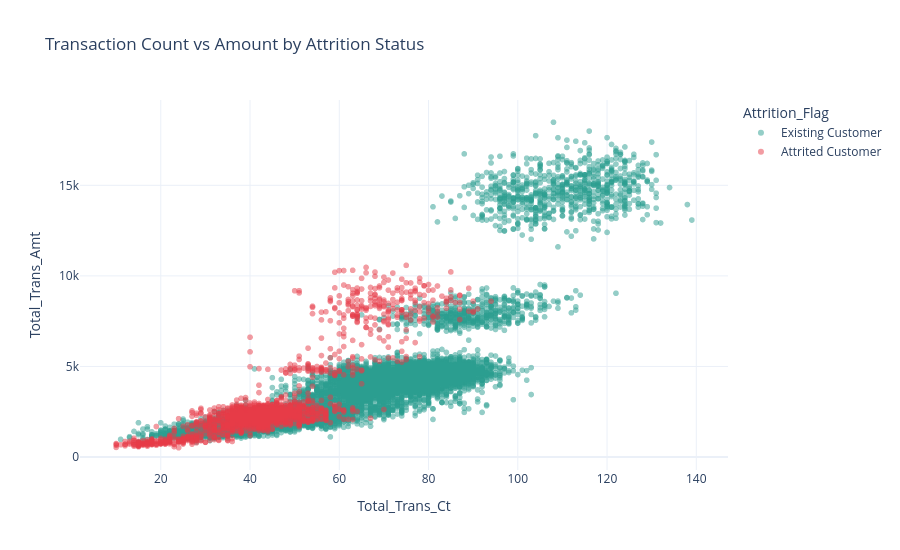
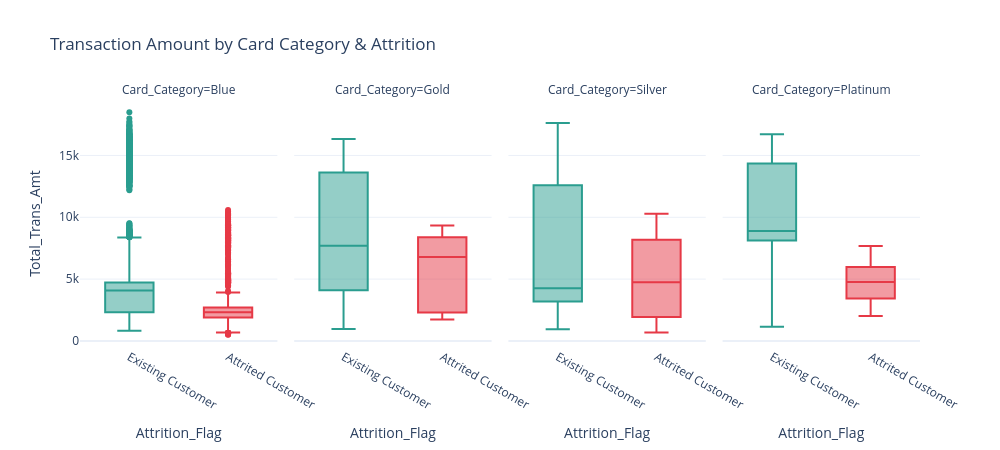

Notebook code cell kept with these figures, in order:
### Code cell
# ── Interactive Exploration (Plotly) ──────────────────────────
fig = px.scatter(df, x="Total_Trans_Ct", y="Total_Trans_Amt",
                 color="Attrition_Flag", opacity=0.5,
                 color_discrete_map=CHURN_PAL,
                 title="Transaction Count vs Amount by Attrition Status",
                 hover_data=["Credit_Limit","Avg_Utilization_Ratio"])
fig.update_layout(template="plotly_white", width=900, height=550)
fig.show()

fig2 = px.box(df, x="Attrition_Flag", y="Total_Trans_Amt", facet_col="Card_Category",
              color="Attrition_Flag", color_discrete_map=CHURN_PAL,
              title="Transaction Amount by Card Category & Attrition")
fig2.update_layout(template="plotly_white", width=1000, height=450, showlegend=False)
fig2.show()

### Figure 1 — Plotly figure (JSON) as saved in the notebook; plotly's stock layout.template omitted (floating-point values rounded to 4 significant figures; data arrays with more than 128 entries replaced by an {"elided": "..."} marker saying what was removed)
{"data": [{"customdata": {"elided": "8500x2 float values"}, "hovertemplate": "Attrition_Flag=Existing Customer<br>Total_Trans_Ct=%{x}<br>Total_Trans_Amt=%{y}<br>Credit_Limit=%{customdata[0]}<br>Avg_Utilization_Ratio=%{customdata[1]}<extra></extra>", "legendgroup": "Existing Customer", "marker": {"color": "#2A9D8F", "opacity": 0.5, "symbol": "circle"}, "mode": "markers", "name": "Existing Customer", "showlegend": true, "type": "scattergl", "x": {"elided": "8500 int values"}, "xaxis": "x", "y": {"elided": "8500 int values"}, "yaxis": "y"}, {"customdata": {"elided": "1627x2 float values"}, "hovertemplate": "Attrition_Flag=Attrited Customer<br>Total_Trans_Ct=%{x}<br>Total_Trans_Amt=%{y}<br>Credit_Limit=%{customdata[0]}<br>Avg_Utilization_Ratio=%{customdata[1]}<extra></extra>", "legendgroup": "Attrited Customer", "marker": {"color": "#E63946", "opacity": 0.5, "symbol": "circle"}, "mode": "markers", "name": "Attrited Customer", "showlegend": true, "type": "scattergl", "x": {"elided": "1627 int values"}, "xaxis": "x", "y": {"elided": "1627 int values"}, "yaxis": "y"}], "layout": {"height": 550, "legend": {"title": {"text": "Attrition_Flag"}, "tracegroupgap": 0}, "title": {"text": "Transaction Count vs Amount by Attrition Status"}, "width": 900, "xaxis": {"anchor": "y", "domain": [0, 1], "title": {"text": "Total_Trans_Ct"}}, "yaxis": {"anchor": "x", "domain": [0, 1], "title": {"text": "Total_Trans_Amt"}}}}

### Figure 2 — Plotly figure (JSON) as saved in the notebook; plotly's stock layout.template omitted (floating-point values rounded to 4 significant figures; data arrays with more than 128 entries replaced by an {"elided": "..."} marker saying what was removed)
{"data": [{"alignmentgroup": "True", "hovertemplate": "Attrition_Flag=%{x}<br>Card_Category=Blue<br>Total_Trans_Amt=%{y}<extra></extra>", "legendgroup": "Existing Customer", "marker": {"color": "#2A9D8F"}, "name": "Existing Customer", "notched": false, "offsetgroup": "Existing Customer", "orientation": "v", "showlegend": true, "type": "box", "x": {"elided": "7917 str values"}, "x0": " ", "xaxis": "x", "y": {"elided": "7917 int values"}, "y0": " ", "yaxis": "y"}, {"alignmentgroup": "True", "hovertemplate": "Attrition_Flag=%{x}<br>Card_Category=Gold<br>Total_Trans_Amt=%{y}<extra></extra>", "legendgroup": "Existing Customer", "marker": {"color": "#2A9D8F"}, "name": "Existing Customer", "notched": false, "offsetgroup": "Existing Customer", "orientation": "v", "showlegend": false, "type": "box", "x": ["Existing Customer", "Existing Customer", "Existing Customer", "Existing Customer", "Existing Customer", "Existing Customer", "Existing Customer", "Existing Customer", "Existing Customer", "Existing Customer", "Existing Customer", "Existing Customer", "Existing Customer", "Existing Customer", "Existing Customer", "Existing Customer", "Existing Customer", "Existing Customer", "Existing Customer", "Existing Customer", "Existing Customer", "Existing Customer", "Existing Customer", "Existing Customer", "Existing Customer", "Existing Customer", "Existing Customer", "Existing Customer", "Existing Customer", "Existing Customer", "Existing Customer", "Existing Customer", "Existing Customer", "Existing Customer", "Existing Customer", "Existing Customer", "Existing Customer", "Existing Customer", "Existing Customer", "Existing Customer", "Existing Customer", "Existing Customer", "Existing Customer", "Existing Customer", "Existing Customer", "Existing Customer", "Existing Customer", "Existing Customer", "Existing Customer", "Existing Customer", "Existing Customer", "Existing Customer", "Existing Customer", "Existing Customer", "Existing Customer", "Existing Customer", "Existing Customer", "Existing Customer", "Existing Customer", "Existing Customer", "Existing Customer", "Existing Customer", "Existing Customer", "Existing Customer", "Existing Customer", "Existing Customer", "Existing Customer", "Existing Customer", "Existing Customer", "Existing Customer", "Existing Customer", "Existing Customer", "Existing Customer", "Existing Customer", "Existing Customer", "Existing Customer", "Existing Customer", "Existing Customer", "Existing Customer", "Existing Customer", "Existing Customer", "Existing Customer", "Existing Customer", "Existing Customer", "Existing Customer", "Existing Customer", "Existing Customer", "Existing Customer", "Existing Customer", "Existing Customer", "Existing Customer", "Existing Customer", "Existing Customer", "Existing Customer", "Existing Customer"], "x0": " ", "xaxis": "x2", "y": [1330, 966, 1350, 1279, 1362, 1421, 1409, 1436, 2327, 1534, 1445, 2574, 2949, 3899, 4149, 3205, 3927, 4077, 3640, 3260, 4487, 4256, 2336, 4390, 4539, 3574, 4542, 3931, 3847, 4161, 4814, 4141, 4566, 3595, 4146, 7758, 7693, 7471, 7889, 7499, 7750, 8195, 7582, 6932, 7917, 7703, 7885, 7665, 7283, 8302, 7690, 7685, 8095, 7788, 7395, 7711, 7485, 7396, 7640, 7890, 7872, 7345, 8007, 7885, 9179, 8646, 8938, 12478, 13847, 14455, 14149, 15236, 13633, 15552, 13247, 13021, 15039, 14393, 13578, 14994, 15281, 13722, 15290, 13967, 15058, 14738, 15442, 15817, 16328, 14209, 15095, 14840, 15279, 15853, 15277], "y0": " ", "yaxis": "y2"}, {"alignmentgroup": "True", "hovertemplate": "Attrition_Flag=%{x}<br>Card_Category=Silver<br>Total_Trans_Amt=%{y}<extra></extra>", "legendgroup": "Existing Customer", "marker": {"color": "#2A9D8F"}, "name": "Existing Customer", "notched": false, "offsetgroup": "Existing Customer", "orientation": "v", "showlegend": false, "type": "box", "x": {"elided": "473 str values"}, "x0": " ", "xaxis": "x3", "y": {"elided": "473 int values"}, "y0": " ", "yaxis": "y3"}, {"alignmentgroup": "True", "hovertemplate": "Attrition_Flag=%{x}<br>Card_Category=Platinum<br>Total_Trans_Amt=%{y}<extra></extra>", "legendgroup": "Existing Customer", "marker": {"color": "#2A9D8F"}, "name": "Existing Customer", "notched": false, "offsetgroup": "Existing Customer", "orientation": "v", "showlegend": false, "type": "box", "x": ["Existing Customer", "Existing Customer", "Existing Customer", "Existing Customer", "Existing Customer", "Existing Customer", "Existing Customer", "Existing Customer", "Existing Customer", "Existing Customer", "Existing Customer", "Existing Customer", "Existing Customer", "Existing Customer", "Existing Customer"], "x0": " ", "xaxis": "x4", "y": [1156, 1929, 8012, 7281, 8888, 8438, 8773, 8416, 14465, 15033, 13853, 15513, 13781, 13966, 16712], "y0": " ", "yaxis": "y4"}, {"alignmentgroup": "True", "hovertemplate": "Attrition_Flag=%{x}<br>Card_Category=Blue<br>Total_Trans_Amt=%{y}<extra></extra>", "legendgroup": "Attrited Customer", "marker": {"color": "#E63946"}, "name": "Attrited Customer", "notched": false, "offsetgroup": "Attrited Customer", "orientation": "v", "showlegend": true, "type": "box", "x": {"elided": "1519 str values"}, "x0": " ", "xaxis": "x", "y": {"elided": "1519 int values"}, "y0": " ", "yaxis": "y"}, {"alignmentgroup": "True", "hovertemplate": "Attrition_Flag=%{x}<br>Card_Category=Gold<br>Total_Trans_Amt=%{y}<extra></extra>", "legendgroup": "Attrited Customer", "marker": {"color": "#E63946"}, "name": "Attrited Customer", "notched": false, "offsetgroup": "Attrited Customer", "orientation": "v", "showlegend": false, "type": "box", "x": ["Attrited Customer", "Attrited Customer", "Attrited Customer", "Attrited Customer", "Attrited Customer", "Attrited Customer", "Attrited Customer", "Attrited Customer", "Attrited Customer", "Attrited Customer", "Attrited Customer", "Attrited Customer", "Attrited Customer", "Attrited Customer", "Attrited Customer", "Attrited Customer", "Attrited Customer", "Attrited Customer", "Attrited Customer", "Attrited Customer", "Attrited Customer"], "x0": " ", "xaxis": "x2", "y": [1727, 1891, 1989, 2227, 2315, 2198, 4822, 4805, 5547, 7031, 4536, 7486, 8248, 6782, 8480, 9140, 7832, 9314, 8614, 8356, 9338], "y0": " ", "yaxis": "y2"}, {"alignmentgroup": "True", "hovertemplate": "Attrition_Flag=%{x}<br>Card_Category=Silver<br>Total_Trans_Amt=%{y}<extra></extra>", "legendgroup": "Attrited Customer", "marker": {"color": "#E63946"}, "name": "Attrited Customer", "notched": false, "offsetgroup": "Attrited Customer", "orientation": "v", "showlegend": false, "type": "box", "x": ["Attrited Customer", "Attrited Customer", "Attrited Customer", "Attrited Customer", "Attrited Customer", "Attrited Customer", "Attrited Customer", "Attrited Customer", "Attrited Customer", "Attrited Customer", "Attrited Customer", "Attrited Customer", "Attrited Customer", "Attrited Customer", "Attrited Customer", "Attrited Customer", "Attrited Customer", "Attrited Customer", "Attrited Customer", "Attrited Customer", "Attrited Customer", "Attrited Customer", "Attrited Customer", "Attrited Customer", "Attrited Customer", "Attrited Customer", "Attrited Customer", "Attrited Customer", "Attrited Customer", "Attrited Customer", "Attrited Customer", "Attrited Customer", "Attrited Customer", "Attrited Customer", "Attrited Customer", "Attrited Customer", "Attrited Customer", "Attrited Customer", "Attrited Customer", "Attrited Customer", "Attrited Customer", "Attrited Customer", "Attrited Customer", "Attrited Customer", "Attrited Customer", "Attrited Customer", "Attrited Customer", "Attrited Customer", "Attrited Customer", "Attrited Customer", "Attrited Customer", "Attrited Customer", "Attrited Customer", "Attrited Customer", "Attrited Customer", "Attrited Customer", "Attrited Customer", "Attrited Customer", "Attrited Customer", "Attrited Customer", "Attrited Customer", "Attrited Customer", "Attrited Customer", "Attrited Customer", "Attrited Customer", "Attrited Customer", "Attrited Customer", "Attrited Customer", "Attrited Customer", "Attrited Customer", "Attrited Customer", "Attrited Customer", "Attrited Customer", "Attrited Customer", "Attrited Customer", "Attrited Customer", "Attrited Customer", "Attrited Customer", "Attrited Customer", "Attrited Customer", "Attrited Customer", "Attrited Customer"], "x0": " ", "xaxis": "x3", "y": [691, 1028, 797, 1112, 911, 936, 1353, 1898, 1641, 1904, 1480, 2534, 1937, 2458, 1853, 1711, 1980, 2291, 3109, 2503, 1461, 1739, 1626, 1987, 2234, 2118, 1563, 1927, 1740, 2022, 2282, 2260, 2573, 2281, 1561, 1201, 4777, 2691, 4864, 4810, 4691, 4615, 4909, 4729, 4804, 6408, 8045, 3526, 8629, 8570, 5838, 8345, 9299, 9177, 8472, 9045, 7432, 7842, 6361, 7661, 7721, 7155, 8600, 9524, 5806, 8444, 7528, 5977, 5112, 6826, 8765, 8177, 8301, 8603, 10156, 7745, 8688, 9619, 9772, 8788, 9931, 10294], "y0": " ", "yaxis": "y3"}, {"alignmentgroup": "True", "hovertemplate": "Attrition_Flag=%{x}<br>Card_Category=Platinum<br>Total_Trans_Amt=%{y}<extra></extra>", "legendgroup": "Attrited Customer", "marker": {"color": "#E63946"}, "name": "Attrited Customer", "notched": false, "offsetgroup": "Attrited Customer", "orientation": "v", "showlegend": false, "type": "box", "x": ["Attrited Customer", "Attrited Customer", "Attrited Customer", "Attrited Customer", "Attrited Customer"], "x0": " ", "xaxis": "x4", "y": [2021, 4758, 3901, 5418, 7681], "y0": " ", "yaxis": "y4"}], "layout": {"annotations": [{"font": {}, "showarrow": false, "text": "Card_Category=Blue", "x": 0.1175, "xanchor": "center", "xref": "paper", "y": 1, "yanchor": "bottom", "yref": "paper"}, {"font": {}, "showarrow": false, "text": "Card_Category=Gold", "x": 0.3725, "xanchor": "center", "xref": "paper", "y": 1, "yanchor": "bottom", "yref": "paper"}, {"font": {}, "showarrow": false, "text": "Card_Category=Silver", "x": 0.6275, "xanchor": "center", "xref": "paper", "y": 1, "yanchor": "bottom", "yref": "paper"}, {"font": {}, "showarrow": false, "text": "Card_Category=Platinum", "x": 0.8825, "xanchor": "center", "xref": "paper", "y": 1, "yanchor": "bottom", "yref": "paper"}], "boxmode": "overlay", "height": 450, "legend": {"title": {"text": "Attrition_Flag"}, "tracegroupgap": 0}, "showlegend": false, "title": {"text": "Transaction Amount by Card Category & Attrition"}, "width": 1000, "xaxis": {"anchor": "y", "categoryarray": ["Existing Customer", "Attrited Customer"], "categoryorder": "array", "domain": [0, 0.235], "title": {"text": "Attrition_Flag"}}, "xaxis2": {"anchor": "y2", "categoryarray": ["Existing Customer", "Attrited Customer"], "categoryorder": "array", "domain": [0.255, 0.49], "matches": "x", "title": {"text": "Attrition_Flag"}}, "xaxis3": {"anchor": "y3", "categoryarray": ["Existing Customer", "Attrited Customer"], "categoryorder": "array", "domain": [0.51, 0.745], "matches": "x", "title": {"text": "Attrition_Flag"}}, "xaxis4": {"anchor": "y4", "categoryarray": ["Existing Customer", "Attrited Customer"], "categoryorder": "array", "domain": [0.765, 1.0], "matches": "x", "title": {"text": "Attrition_Flag"}}, "yaxis": {"anchor": "x", "domain": [0, 1], "title": {"text": "Total_Trans_Amt"}}, "yaxis2": {"anchor": "x2", "domain": [0, 1], "matches": "y", "showticklabels": false}, "yaxis3": {"anchor": "x3", "domain": [0, 1], "matches": "y", "showticklabels": false}, "yaxis4": {"anchor": "x4", "domain": [0, 1], "matches": "y", "showticklabels": false}}}
